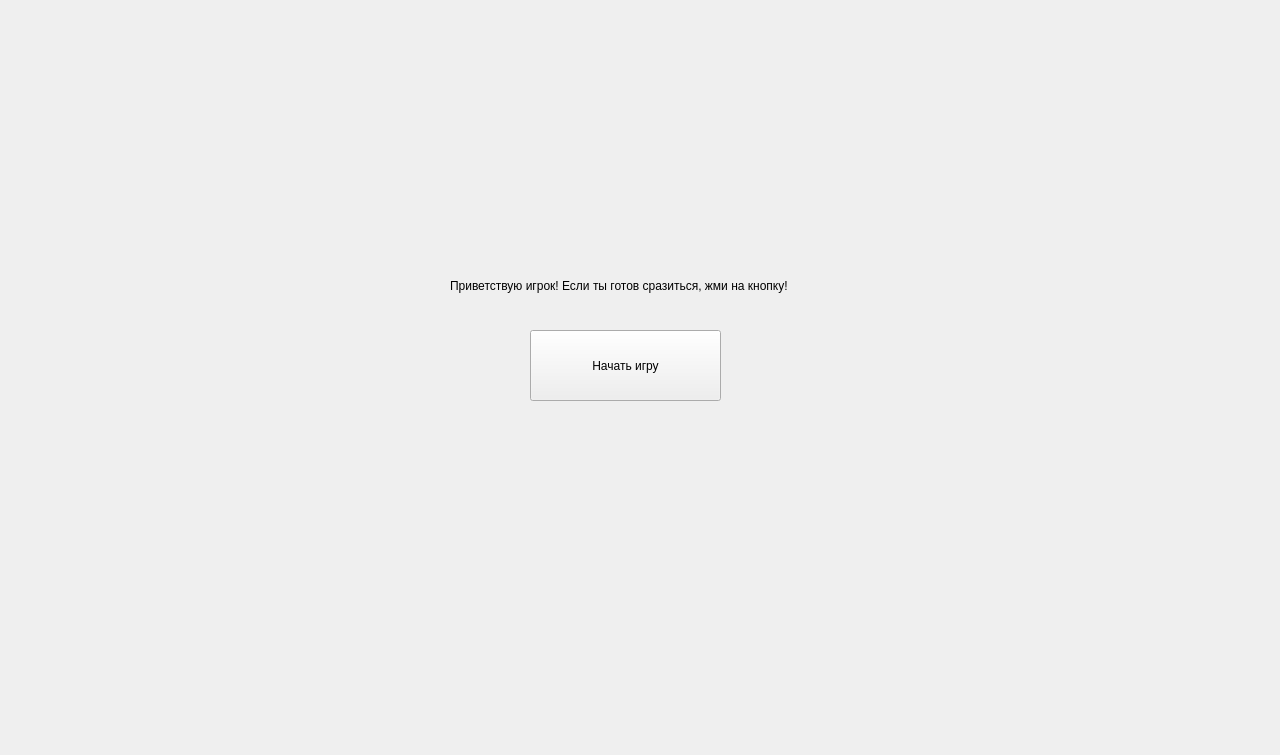
<?xml version="1.0" encoding="UTF-8"?>
<ui version="4.0">
 <class>Dialog</class>
 <widget class="QMainWindow" name="Dialog">
  <property name="geometry">
   <rect>
    <x>0</x>
    <y>0</y>
    <width>1280</width>
    <height>755</height>
   </rect>
  </property>
  <property name="windowTitle">
   <string>Dialog</string>
  </property>
  <widget class="QPushButton" name="pushButton">
   <property name="geometry">
    <rect>
     <x>530</x>
     <y>330</y>
     <width>191</width>
     <height>71</height>
    </rect>
   </property>
   <property name="text">
    <string>Начать игру</string>
   </property>
  </widget>
  <widget class="QLabel" name="label">
   <property name="geometry">
    <rect>
     <x>450</x>
     <y>260</y>
     <width>401</width>
     <height>51</height>
    </rect>
   </property>
   <property name="text">
    <string>Приветствую игрок! Если ты готов сразиться, жми на кнопку!</string>
   </property>
  </widget>
 </widget>
 <resources/>
 <connections/>
</ui>
